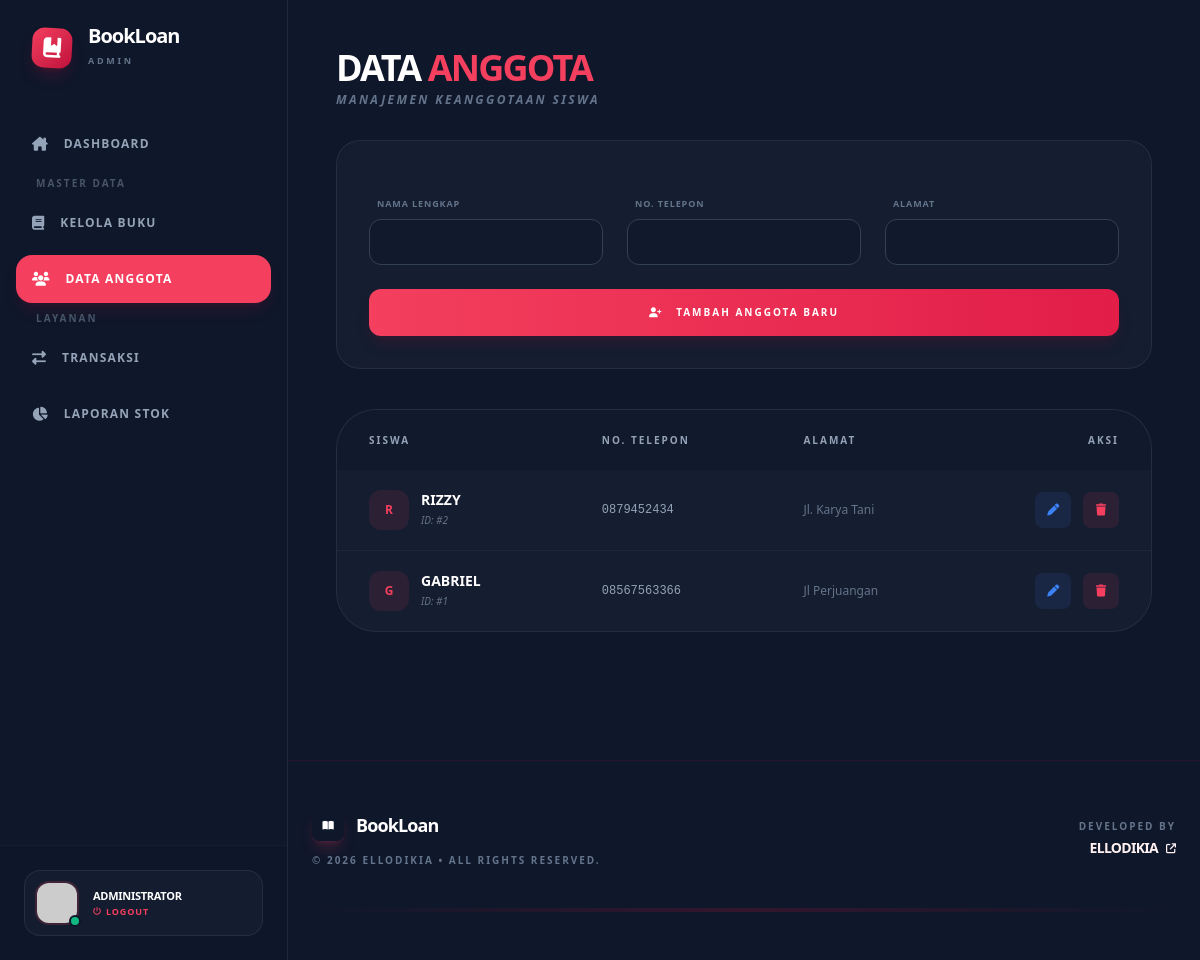
/admin/anggota.php, run on the app's committed database.
### tables this page shows
CREATE TABLE `anggota` (
  `id_anggota` int(11) NOT NULL,
  `nama_siswa` varchar(100) NOT NULL,
  `no_telp` varchar(15) DEFAULT NULL,
  `alamat` text DEFAULT NULL
);

### admin/anggota.php (the view, shortened to what this page needs)
<?php
$koneksi = mysqli_connect("localhost", "root", "", "db_gabriel_perpustakaan");
$edit = ['id_anggota' => '', 'nama_siswa' => '', 'no_telp' => '', 'alamat' => ''];
$tampil = mysqli_query($koneksi, "SELECT * FROM anggota ORDER BY id_anggota DESC");
?>
<!doctype html>
<html lang="id">
<head>
    <script src="https://cdn.tailwindcss.com"></script>
    <link rel="stylesheet" href="https://cdnjs.cloudflare.com/ajax/libs/font-awesome/6.4.2/css/all.min.css">
</head>
<body class="font-sans text-slate-300 overflow-x-hidden" x-data="{ selectedMember: null }">
    <div class="flex min-h-screen relative">
        <?php include "../include/sidebar_admin.php" ?>
        <main class="flex-1 w-full min-h-screen flex flex-col">
            <div class="p-4 md:p-10 lg:p-12">
                <div class="mb-8 flex flex-row justify-between items-center">
                    <div>
                        <h1 class="text-xl md:text-4xl font-black text-white uppercase tracking-tighter">Data <span class="text-rose-500">Anggota</span></h1>
                        <p class="text-slate-500 text-[8px] md:text-xs font-bold uppercase tracking-[0.2em] mt-1 italic">Manajemen Keanggotaan Siswa</p>
                    </div>
                </div>
                <div class="bg-slate-800/40 rounded-3xl border border-slate-700/50 p-5 md:p-8 mb-10 backdrop-blur-sm">
                    <form action="" method="POST" class="space-y-6">
                        <div class="grid grid-cols-2 md:grid-cols-3 gap-3 md:gap-6">
                            <div class="col-span-2 md:col-span-1">
                                <label class="text-[9px] font-black uppercase tracking-widest text-slate-500 ml-2 mb-2 block">Nama Lengkap</label>
                                <input type="text" name="nama_siswa" required value="<?= $edit['nama_siswa'] ?>"
                                       class="w-full bg-slate-900/50 border border-slate-700 rounded-xl p-3 text-white text-sm focus:border-rose-500/50 outline-none">
                            </div>
                            <div class="col-span-1">
                                <label class="text-[9px] font-black uppercase tracking-widest text-slate-500 ml-2 mb-2 block">No. Telepon</label>
                                <input type="text" name="no_telp" required value="<?= $edit['no_telp'] ?>"
                                       class="w-full bg-slate-900/50 border border-slate-700 rounded-xl p-3 text-white text-sm focus:border-rose-500/50 outline-none">
                            </div>
                            <div class="col-span-1 md:col-span-1">
                                <label class="text-[9px] font-black uppercase tracking-widest text-slate-500 ml-2 mb-2 block">Alamat</label>
                                <input type="text" name="alamat" required value="<?= $edit['alamat'] ?>"
                                       class="w-full bg-slate-900/50 border border-slate-700 rounded-xl p-3 text-white text-sm focus:border-rose-500/50 outline-none">
                            </div>
                        </div>
                        <div class="flex items-center gap-3">
                            <button type="submit" name="simpan" class="flex-1 bg-gradient-to-r from-rose-500 to-rose-600 hover:from-rose-600 hover:to-rose-700 text-white font-black uppercase tracking-[0.2em] text-[10px] py-4 rounded-xl shadow-lg shadow-rose-900/20 transition-all active:scale-[0.98]">
                                <i class="fa-solid fa-user-plus mr-2"></i> <?= $edit['id_anggota'] ? 'Perbarui Anggota' : 'Tambah Anggota Baru' ?>
                            </button>
                        </div>
                    </form>
                </div>
                <div class="hidden lg:block bg-slate-800/40 rounded-[2.5rem] border border-slate-700/50 overflow-hidden">
                    <table class="w-full text-left text-sm whitespace-nowrap">
                        <thead class="bg-slate-900/50 text-slate-400 uppercase text-[10px] font-black tracking-[0.2em]">
                            <tr>
                                <th class="px-8 py-5">Siswa</th>
                                <th class="px-8 py-5">No. Telepon</th>
                                <th class="px-8 py-5">Alamat</th>
                                <th class="px-8 py-5 text-right">Aksi</th>
                            </tr>
                        </thead>
                        <tbody class="divide-y divide-slate-700/30 text-slate-400">
                            <?php mysqli_data_seek($tampil, 0); while($row = mysqli_fetch_assoc($tampil)): ?>
                            <tr class="hover:bg-slate-700/20 transition-all group">
                                <td class="px-8 py-5">
                                    <div class="flex items-center gap-3">
                                        <div class="w-10 h-10 bg-rose-500/10 text-rose-500 rounded-xl flex items-center justify-center font-black uppercase text-xs">
                                            <?= substr($row['nama_siswa'], 0, 1) ?>
                                        </div>
                                        <div>
                                            <div class="text-white font-bold uppercase"><?= $row['nama_siswa'] ?></div>
                                            <div class="text-[10px] text-slate-500 font-medium italic">ID: #<?= $row['id_anggota'] ?></div>
                                        </div>
                                    </div>
                                </td>
                                <td class="px-8 py-5 font-mono text-xs"><?= $row['no_telp'] ?></td>
                                <td class="px-8 py-5 text-xs text-slate-500"><?= $row['alamat'] ?></td>
                                <td class="px-8 py-5 text-right space-x-2">
                                    <a href="?edit=<?= $row['id_anggota'] ?>" class="inline-flex items-center justify-center w-9 h-9 rounded-lg bg-blue-500/10 text-blue-500 hover:bg-blue-500 hover:text-white transition-all">
                                        <i class="fa-solid fa-pen text-xs"></i>
                                    </a>
                                    <a href="?hapus=<?= $row['id_anggota'] ?>" onclick="return confirm('Hapus anggota ini?')" class="inline-flex items-center justify-center w-9 h-9 rounded-lg bg-rose-500/10 text-rose-500 hover:bg-rose-500 hover:text-white transition-all">
                                        <i class="fa-solid fa-trash text-xs"></i>
                                    </a>
                                </td>
                            </tr>
                            <?php endwhile; ?>
                        </tbody>
                    </table>
                </div>
            </div>
            <?php include "../include/footer_admin.php" ?>
        </main>
    </div>
</body>
</html>

### admin/anggota.php (style rules this page uses)
body { background-color: #0f172a; }

### data on the page
anggota: nama_siswa "R", nama_siswa "RIZZY", id_anggota "2", no_telp "0879452434", alamat "Jl. Karya Tani"
anggota: nama_siswa "G", nama_siswa "GABRIEL", id_anggota "1", no_telp "08567563366", alamat "Jl Perjuangan"
